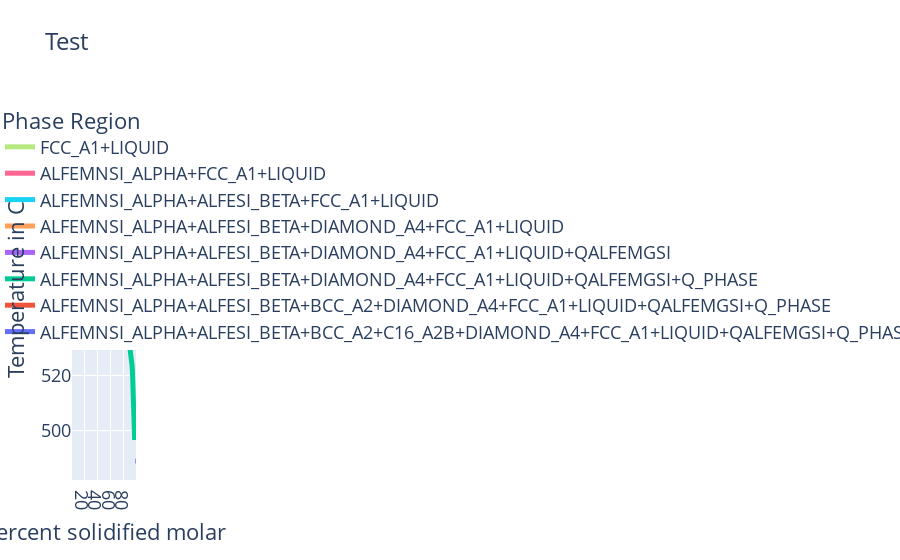

Write notebook code for a chart like this one.
### Code cell
fig = sol.scheil_plot(plotname='Test', userscript=True, threshhold=1e-4)
fig.update_layout(legend_traceorder='reversed')
fig.show()
fig.write_image('test.svg', width=1800, height=800)

### Figure 1 — Plotly figure (JSON) as saved in the notebook; plotly's stock layout.template omitted (floating-point values rounded to 4 significant figures)
{"data": [{"hovertemplate": "Phase Region=ALFEMNSI_ALPHA+ALFESI_BETA+BCC_A2+C16_A2B+DIAMOND_A4+FCC_A1+LIQUID+QALFEMGSI+Q_PHASE<br>Percent solidified molar=%{x}<br>Temperature in C=%{y}<extra></extra>", "legendgroup": "ALFEMNSI_ALPHA+ALFESI_BETA+BCC_A2+C16_A2B+DIAMOND_A4+FCC_A1+LIQUID+QALFEMGSI+Q_PHASE", "line": {"color": "#636efa", "dash": "solid", "width": 5}, "marker": {"symbol": "circle"}, "mode": "lines", "name": "ALFEMNSI_ALPHA+ALFESI_BETA+BCC_A2+C16_A2B+DIAMOND_A4+FCC_A1+LIQUID+QALFEMGSI+Q_PHASE", "orientation": "v", "showlegend": true, "type": "scatter", "x": [99.0, 98.9, 98.8, 98.7, 98.6, 98.5, 98.4, 98.3, 98.2, 98.1, 98.0], "xaxis": "x", "y": [489.0, 489.0, 489.0, 489.0, 489.0, 489.0, 489.0, 489.0, 489.0, 489.0, 489.0], "yaxis": "y"}, {"hovertemplate": "Phase Region=ALFEMNSI_ALPHA+ALFESI_BETA+BCC_A2+DIAMOND_A4+FCC_A1+LIQUID+QALFEMGSI+Q_PHASE<br>Percent solidified molar=%{x}<br>Temperature in C=%{y}<extra></extra>", "legendgroup": "ALFEMNSI_ALPHA+ALFESI_BETA+BCC_A2+DIAMOND_A4+FCC_A1+LIQUID+QALFEMGSI+Q_PHASE", "line": {"color": "#EF553B", "dash": "solid", "width": 5}, "marker": {"symbol": "circle"}, "mode": "lines", "name": "ALFEMNSI_ALPHA+ALFESI_BETA+BCC_A2+DIAMOND_A4+FCC_A1+LIQUID+QALFEMGSI+Q_PHASE", "orientation": "v", "showlegend": true, "type": "scatter", "x": [97.5], "xaxis": "x", "y": [489.3], "yaxis": "y"}, {"hovertemplate": "Phase Region=ALFEMNSI_ALPHA+ALFESI_BETA+DIAMOND_A4+FCC_A1+LIQUID+QALFEMGSI+Q_PHASE<br>Percent solidified molar=%{x}<br>Temperature in C=%{y}<extra></extra>", "legendgroup": "ALFEMNSI_ALPHA+ALFESI_BETA+DIAMOND_A4+FCC_A1+LIQUID+QALFEMGSI+Q_PHASE", "line": {"color": "#00cc96", "dash": "solid", "width": 5}, "marker": {"symbol": "circle"}, "mode": "lines", "name": "ALFEMNSI_ALPHA+ALFESI_BETA+DIAMOND_A4+FCC_A1+LIQUID+QALFEMGSI+Q_PHASE", "orientation": "v", "showlegend": true, "type": "scatter", "x": [97.0, 96.5, 96.0, 95.5, 95.0, 94.5, 94.0, 93.5, 93.0, 92.5, 92.0, 91.5, 91.0, 90.5, 90.0, 89.5, 89.0, 88.5, 88.0, 87.5], "xaxis": "x", "y": [496.6, 503.4, 508.4, 512.2, 515.3, 517.9, 520.1, 522.0, 523.6, 525.0, 526.3, 527.5, 528.5, 529.4, 530.3, 531.1, 531.8, 532.4, 533.0, 533.6], "yaxis": "y"}, {"hovertemplate": "Phase Region=ALFEMNSI_ALPHA+ALFESI_BETA+DIAMOND_A4+FCC_A1+LIQUID+QALFEMGSI<br>Percent solidified molar=%{x}<br>Temperature in C=%{y}<extra></extra>", "legendgroup": "ALFEMNSI_ALPHA+ALFESI_BETA+DIAMOND_A4+FCC_A1+LIQUID+QALFEMGSI", "line": {"color": "#ab63fa", "dash": "solid", "width": 5}, "marker": {"symbol": "circle"}, "mode": "lines", "name": "ALFEMNSI_ALPHA+ALFESI_BETA+DIAMOND_A4+FCC_A1+LIQUID+QALFEMGSI", "orientation": "v", "showlegend": true, "type": "scatter", "x": [87.0, 86.5, 86.0, 85.5, 85.0, 84.0, 83.0], "xaxis": "x", "y": [534.2, 535.3, 536.4, 537.4, 538.3, 540.0, 541.4], "yaxis": "y"}, {"hovertemplate": "Phase Region=ALFEMNSI_ALPHA+ALFESI_BETA+DIAMOND_A4+FCC_A1+LIQUID<br>Percent solidified molar=%{x}<br>Temperature in C=%{y}<extra></extra>", "legendgroup": "ALFEMNSI_ALPHA+ALFESI_BETA+DIAMOND_A4+FCC_A1+LIQUID", "line": {"color": "#FFA15A", "dash": "solid", "width": 5}, "marker": {"symbol": "circle"}, "mode": "lines", "name": "ALFEMNSI_ALPHA+ALFESI_BETA+DIAMOND_A4+FCC_A1+LIQUID", "orientation": "v", "showlegend": true, "type": "scatter", "x": [82.0, 81.0, 80.0, 79.0, 78.0, 77.0, 76.0, 75.0, 74.0, 73.0, 72.0, 71.0, 70.0, 69.0, 68.0, 67.0, 66.0, 65.0, 64.0, 63.0, 62.0], "xaxis": "x", "y": [542.8, 544.1, 545.4, 546.5, 547.5, 548.5, 549.3, 550.1, 550.9, 551.6, 552.2, 552.9, 553.4, 554.0, 554.5, 555.0, 555.4, 555.9, 556.3, 556.7, 557.1], "yaxis": "y"}, {"hovertemplate": "Phase Region=ALFEMNSI_ALPHA+ALFESI_BETA+FCC_A1+LIQUID<br>Percent solidified molar=%{x}<br>Temperature in C=%{y}<extra></extra>", "legendgroup": "ALFEMNSI_ALPHA+ALFESI_BETA+FCC_A1+LIQUID", "line": {"color": "#19d3f3", "dash": "solid", "width": 5}, "marker": {"symbol": "circle"}, "mode": "lines", "name": "ALFEMNSI_ALPHA+ALFESI_BETA+FCC_A1+LIQUID", "orientation": "v", "showlegend": true, "type": "scatter", "x": [61.0, 60.0, 59.0, 58.0, 57.0, 56.0, 55.0, 54.0, 53.0, 52.0, 51.0, 50.0, 49.0, 48.0, 47.0, 46.0, 45.0, 44.0, 43.0, 42.0, 41.0, 40.0, 39.0, 38.0, 37.0, 36.0, 35.0], "xaxis": "x", "y": [558.4, 560.6, 562.6, 564.6, 566.4, 568.2, 569.9, 571.5, 573.0, 574.5, 575.9, 577.2, 578.5, 579.8, 581.0, 582.1, 583.2, 584.2, 585.3, 586.2, 587.2, 588.1, 589.0, 589.8, 590.6, 591.4, 592.2], "yaxis": "y"}, {"hovertemplate": "Phase Region=ALFEMNSI_ALPHA+FCC_A1+LIQUID<br>Percent solidified molar=%{x}<br>Temperature in C=%{y}<extra></extra>", "legendgroup": "ALFEMNSI_ALPHA+FCC_A1+LIQUID", "line": {"color": "#FF6692", "dash": "solid", "width": 5}, "marker": {"symbol": "circle"}, "mode": "lines", "name": "ALFEMNSI_ALPHA+FCC_A1+LIQUID", "orientation": "v", "showlegend": true, "type": "scatter", "x": [34.0, 33.0, 32.0, 31.0], "xaxis": "x", "y": [592.9, 593.7, 594.5, 595.3], "yaxis": "y"}, {"hovertemplate": "Phase Region=FCC_A1+LIQUID<br>Percent solidified molar=%{x}<br>Temperature in C=%{y}<extra></extra>", "legendgroup": "FCC_A1+LIQUID", "line": {"color": "#B6E880", "dash": "solid", "width": 5}, "marker": {"symbol": "circle"}, "mode": "lines", "name": "FCC_A1+LIQUID", "orientation": "v", "showlegend": true, "type": "scatter", "x": [30.0, 29.0, 28.0, 27.0, 26.0, 25.0, 24.0, 23.0, 22.0, 21.0, 20.0, 19.0, 18.0, 17.0, 16.0, 15.0, 14.0, 13.0, 12.0, 11.0, 10.0, 9.0, 8.0, 7.0, 6.0, 5.0, 4.0, 3.0, 2.0, 1.0], "xaxis": "x", "y": [596.0, 596.8, 597.6, 598.4, 599.1, 599.9, 600.6, 601.3, 601.9, 602.6, 603.2, 603.9, 604.5, 605.1, 605.6, 606.2, 606.8, 607.3, 607.8, 608.4, 608.9, 609.4, 609.9, 610.3, 610.8, 611.3, 611.7, 612.2, 612.6, 613.0], "yaxis": "y"}], "layout": {"font": {"size": 18}, "legend": {"title": {"text": "Phase Region"}, "tracegroupgap": 0, "traceorder": "reversed"}, "title": {"font": {"size": 24}, "text": "Test"}, "xaxis": {"anchor": "y", "domain": [0, 1], "title": {"text": "Percent solidified molar"}}, "yaxis": {"anchor": "x", "domain": [0, 1], "title": {"text": "Temperature in C"}}}}
